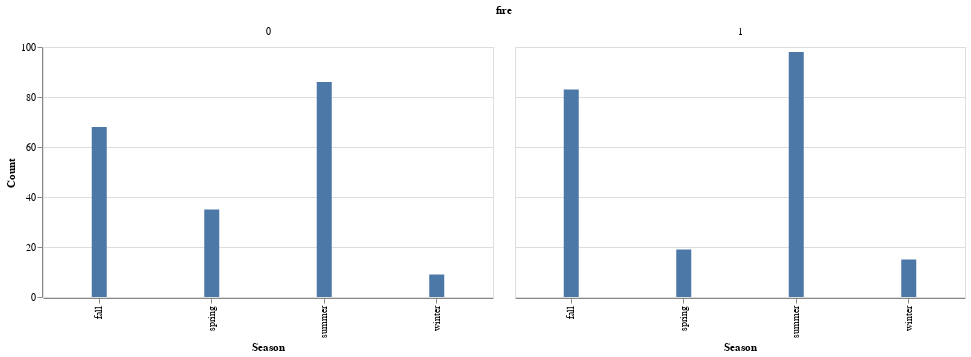

The cell this chart's notebook holds for it:
### Code cell
alt.Chart(cleaned_train_set).mark_bar(size = 15).encode(
    x = alt.X("season", 
              scale = alt.Scale(type = "sqrt"),
              title = "Season"),
    y = alt.Y("count()", stack=False,
              title = "Count")
).properties(
    height = 250,
    width = 450
).facet('fire')

### Figure 1 — Vega-Lite specification as saved in the notebook (floating-point values rounded to 4 significant figures; data arrays with more than 128 entries replaced by an {"elided": "..."} marker saying what was removed)
{"$schema": "https://vega.github.io/schema/vega-lite/v4.8.1.json", "config": {"view": {"continuousHeight": 300, "continuousWidth": 400}}, "data": {"name": "data-f7c9b8682e7db436d0be7431234f2181"}, "datasets": {"data-f7c9b8682e7db436d0be7431234f2181": {"elided": "413 records"}}, "facet": {"field": "fire", "type": "quantitative"}, "spec": {"encoding": {"x": {"field": "season", "scale": {"type": "sqrt"}, "title": "Season", "type": "nominal"}, "y": {"aggregate": "count", "stack": false, "title": "Count", "type": "quantitative"}}, "height": 250, "mark": {"size": 15, "type": "bar"}, "width": 450}}
